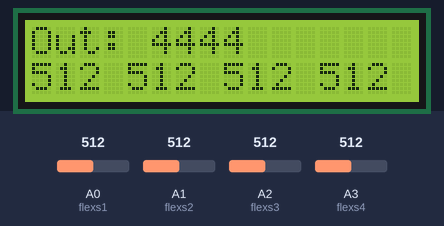
The sketch below on a simulated Arduino Uno, built with avr-gcc and run on an emulated ATmega328P. On the bench: 16×2 character LCD. Inputs (shaded band) come from the test bench; at power-on: A0 (flexs1) = 512, A1 (flexs2) = 512, A2 (flexs3) = 512, A3 (flexs4) = 512. What the sketch prints to the serial monitor is not drawn.

Above: at 1.2 s.
1.3 s: A0 (flexs1) set to 306
At 2.0 s:
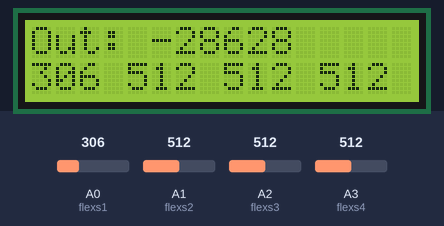
3.0 s: A1 (flexs2) set to 306
At 3.4 s:
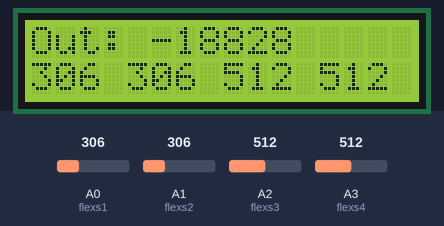
4.6 s: A2 (flexs3) set to 306
At 5.9 s:
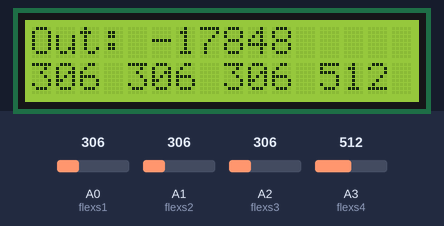
6.2 s: A3 (flexs4) set to 306
At 7.4 s:
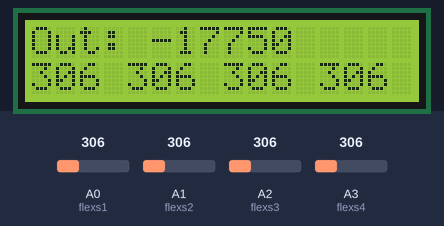
7.7 s: A0 (flexs1) set to 30
At 8.9 s:
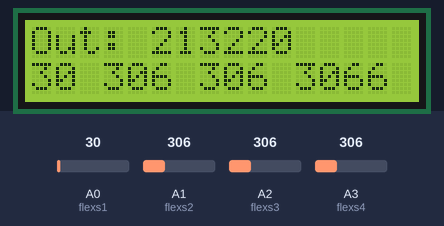
9.3 s: A1 (flexs2) set to 30
At 10.3 s:
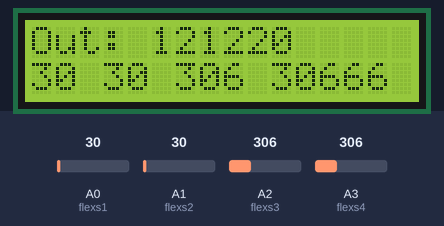
Timing chart, 0 to 11.9 s (numbered marks = the images above; inputs shaded):
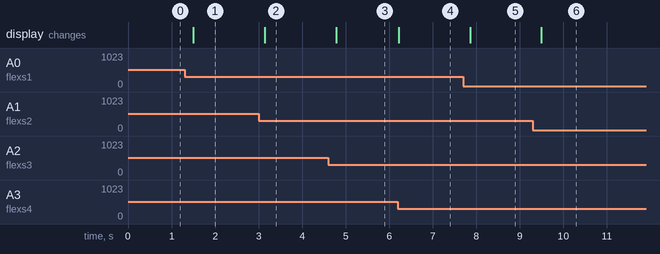

Measured:
- after the input at 1.3 s, the display: changes after 0.20 s (image 1)
- after the input at 3.0 s, the display: changes after 0.14 s (image 2)
- after the input at 4.6 s, the display: changes after 0.18 s (image 3)
- after the input at 6.2 s, the display: changes at once (image 4)
- after the input at 7.7 s, the display: changes after 0.16 s (image 5)
- after the input at 9.3 s, the display: changes after 0.20 s (image 6)

The sketch:

handflexer.ino
```cpp
#include <LiquidCrystal.h>

int checkDepth(int init, int current){
  // Function to deteremine the "strength" of the flex based on how flexed it is relative to it's initial reference point.
  int result;

  result = ceil(current/3);

  result = 4-result;

  return result; }


LiquidCrystal lcd(12,11,7,6,5,4);
int x;
unsigned long delay_ = 200UL;
int flexs1 = A0;
int flexs2 = A1;
int flexs3 = A2;
int flexs4 = A3;

int flexdata1 = 0;
int flexdata2 = 0;
int flexdata3 = 0;
int flexdata4 = 0;
int output = 0;

int init1;
int init2;
int init3;
int init4;

void setup() {
  // put your setup code here, to run once:
  lcd.begin(16,2);
  Serial.begin(115200);
  Serial.setTimeout(1);

  // Read in initial values to set as a reference point
  init1 = analogRead(flexs1);
  init2 = analogRead(flexs2);
  init3 = analogRead(flexs3);
  init4 = analogRead(flexs4);
}

void loop() {
  output = 4444;
  // put your main code here, to run repeatedly:
  flexdata1 = analogRead(flexs1);
  flexdata2 = analogRead(flexs2);
  flexdata3 = analogRead(flexs3);
  flexdata4 = analogRead(flexs4);

  if (flexdata1 < (init1-5)){
    output = output - (checkDepth(init1,flexdata1) * 1000);
  }
  if (flexdata2 <= (init2-4)){
    output = output - (checkDepth(init2,flexdata2) * 100);
  }
  if (flexdata3 <= (init3-5)){
    output = output - (checkDepth(init3,flexdata3) * 10);
  }
  if (flexdata4 <= (init4-5)){
    output = output - (checkDepth(init4,flexdata4));
  }

  // formatted printing for 4 sensors
  lcd.setCursor(0, 0);
  lcd.print("Out: "); lcd.print(output);
  lcd.setCursor(0, 1);
  lcd.print(flexdata1); lcd.print(' ');
  lcd.print(flexdata2); lcd.print(' ');
  lcd.print(flexdata3); lcd.print(' ');
  lcd.print(flexdata4);

  delay(delay_);

  if (Serial){
      Serial.println(output);
  }
  // while (!Serial.available());
  //   x = Serial.readString().toInt();
  //   lcd.print(x);
}
```
